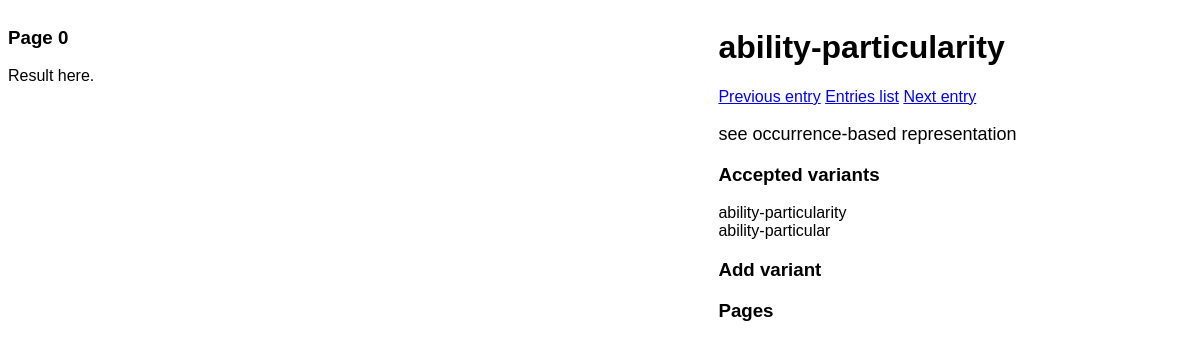
Page /indiv_entry/3 on the committed database.
### app.py (models this page shows)
class Entries(db.Model):
    __tablename__ = 'entries_main'
    id = db.Column(db.Integer, primary_key=True)
    entry = db.Column(db.String)

### app.py (the view)
@app.route('/indiv_entry/<int:id>')
def indiv_entry(id):
    current_entry = Entries.query.get_or_404(id)
    return render_template('entry_page.html', current_entry=current_entry, seesdic=seesdic, tokendic=tokendic, pagesdic=pagesdic)

### templates/entry_page.html (shortened to what this page needs)
{% extends 'base.html' %}
{% block body %}
<div id="entry_container">
<div id="index_info">
<h1>{{current_entry.entry}}</h1>
<a href="/indiv_entry/{{current_entry.id-1}}">Previous entry</a>
<a href="/">Entries list</a>
<a href="/indiv_entry/{{current_entry.id+1}}">Next entry</a><br><br>
<div class="seesnote">
    {{seesdic[current_entry.entry]}}<br>
</div>
<h3>Accepted variants</h3>
{% for token in tokendic[current_entry.entry] %}
{{ token }}<br>
{% endfor %}
<h3>Add variant</h3>
<h3>Pages</h3>
</div>
<div id="reader">
<h3>Page <span id="pagenolarge">0</span></h3>
<p id="result">Result here.</p>
</div>
{% endblock %}

### static/css/main.css (style rules this page uses)
body { margin: 50; font-family: sans-serif; }
#index_info { float: right ; width: 40% ; }
#reader { float: right; width: 60%; }
.seesnote { font-size: large; }

### rows in the picture
Entries: entry "ability-particularity", entry "see occurrence-based representation"

### other values in the picture
{{ token }} "ability-particularity" "ability-particular"
